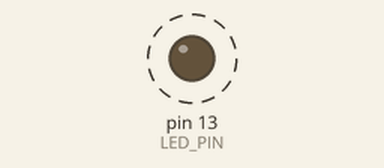
The sketch below on a simulated Arduino Uno, built with avr-gcc and run on an emulated ATmega328P. Parts: output pins drawn as LEDs (lit = HIGH). Dashed ring = blinking. What the sketch prints to the serial monitor is not drawn.

Above: at 0.02 s.
Timing chart, 0 to 3.0 s (numbered marks = the images above):
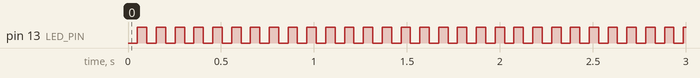

Measured:
- by itself, pin 13 (LED_PIN): alternates HIGH for 0.05 s and LOW for 0.05 s

The sketch:

mag.ino
```cpp
// I2C device class (I2Cdev) demonstration Arduino sketch for MPU9150
// 1/4/2013 original by Jeff Rowberg <jeff@rowberg.net> at https://github.com/jrowberg/i2cdevlib
//          modified by Aaron Weiss <aaron@sparkfun.com>
//
// Changelog:
//     2011-10-07 - initial release
//     2013-1-4 - added raw magnetometer output

/* ============================================
I2Cdev device library code is placed under the MIT license

Permission is hereby granted, free of charge, to any person obtaining a copy
of this software and associated documentation files (the "Software"), to deal
in the Software without restriction, including without limitation the rights
to use, copy, modify, merge, publish, distribute, sublicense, and/or sell
copies of the Software, and to permit persons to whom the Software is
furnished to do so, subject to the following conditions:

The above copyright notice and this permission notice shall be included in
all copies or substantial portions of the Software.

THE SOFTWARE IS PROVIDED "AS IS", WITHOUT WARRANTY OF ANY KIND, EXPRESS OR
IMPLIED, INCLUDING BUT NOT LIMITED TO THE WARRANTIES OF MERCHANTABILITY,
FITNESS FOR A PARTICULAR PURPOSE AND NONINFRINGEMENT. IN NO EVENT SHALL THE
AUTHORS OR COPYRIGHT HOLDERS BE LIABLE FOR ANY CLAIM, DAMAGES OR OTHER
LIABILITY, WHETHER IN AN ACTION OF CONTRACT, TORT OR OTHERWISE, ARISING FROM,
OUT OF OR IN CONNECTION WITH THE SOFTWARE OR THE USE OR OTHER DEALINGS IN
THE SOFTWARE.
===============================================
*/

// Arduino Wire library is required if I2Cdev I2CDEV_ARDUINO_WIRE implementation
// is used in I2Cdev.h
#include "Wire.h"
#include <math.h>

// I2Cdev and MPU6050 must be installed as libraries, or else the .cpp/.h files
// for both classes must be in the include path of your project
#include "I2Cdev.h"
#include "MPU6050.h"

// class default I2C address is 0x68
// specific I2C addresses may be passed as a parameter here
// AD0 low = 0x68 (default for InvenSense evaluation board)
// AD0 high = 0x69
MPU6050 accelgyro;

int16_t ax, ay, az;
int16_t gx, gy, gz;
int16_t mx, my, mz;

float angle;

#define LED_PIN 13
bool blinkState = false;

void setup() {
    // join I2C bus (I2Cdev library doesn't do this automatically)
    Wire.begin();

    // initialize serial communication
    // (38400 chosen because it works as well at 8MHz as it does at 16MHz, but
    // it's really up to you depending on your project)
    Serial.begin(4800);

    // initialize device
  //  Serial.println("Initializing I2C devices...");
    accelgyro.initialize();

    // verify connection
   // Serial.println("Testing device connections...");
   // Serial.println(accelgyro.testConnection() ? "MPU6050 connection successful" : "MPU6050 connection failed");

    // configure Arduino LED for
    pinMode(LED_PIN, OUTPUT);
}

void loop() {
    // read raw accel/gyro measurements from device
    accelgyro.getMotion9(&ax, &ay, &az, &gx, &gy, &gz, &mx, &my, &mz);

    // these methods (and a few others) are also available
    //accelgyro.getAcceleration(&ax, &ay, &az);
    //accelgyro.getRotation(&gx, &gy, &gz);

    // display tab-separated accel/gyro x/y/z values
    //Serial.print("a/g/m:\t");
   // Serial.print(ax); Serial.print("\t");
  //  Serial.print(ay); Serial.print("\t");
   // Serial.print(az); Serial.print("\t");
   // Serial.print(gx); Serial.print("\t");
   // Serial.print(gy); Serial.print("\t");
   // Serial.print(gz); Serial.print("\t");
  //  Serial.print(mx); Serial.print("\t");
  //  Serial.print(my); Serial.print("\t");
  //  Serial.println(mz);

     float heading = atan2(my, mx);

  // Once you have your heading, you must then add your 'Declination Angle', which is the 'Error' of the magnetic field in your location.
  // Find yours here: http://www.magnetic-declination.com/
  // Mine is: -13* 2' W, which is ~13 Degrees, or (which we need) 0.22 radians
  // If you cannot find your Declination, comment out these two lines, your compass will be slightly off.
  float declinationAngle = 0.174533;
  heading += declinationAngle;

  // Correct for when signs are reversed.
  if(heading < 0)
    heading += 2*PI;

  // Check for wrap due to addition of declination.
  if(heading > 2*PI)
    heading -= 2*PI;

  // Convert radians to degrees for readability.
  float headingDegrees = heading * 180/M_PI;

 // Serial.print("Heading (degrees): ");
  Serial.println(headingDegrees);
    //Serial.println("\n");
    // blink LED to indicate activity
    blinkState = !blinkState;
    delay(50);
    digitalWrite(LED_PIN, blinkState);

}
```
